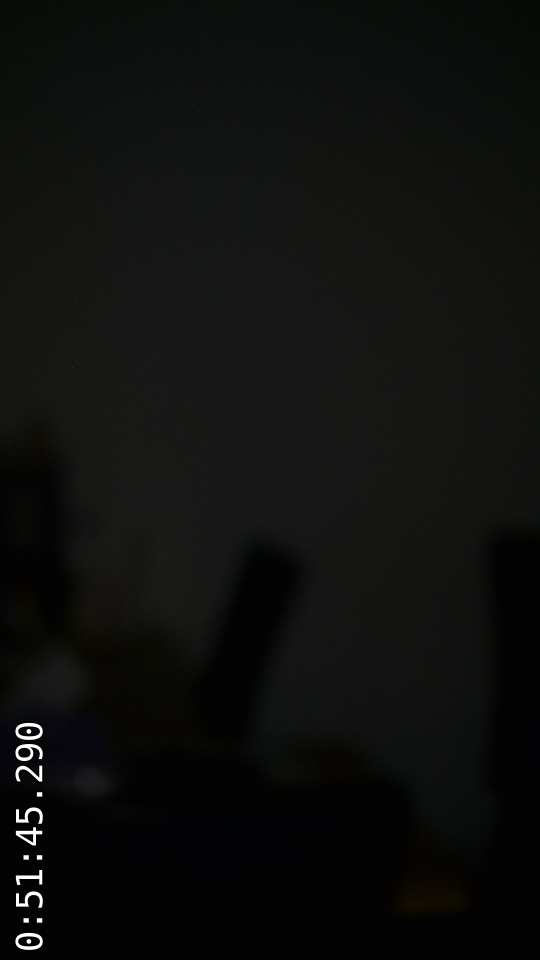
#> input picture yolo/original.jpg, 1080 x 1920 px (shown at 1/2 size)
$ python -i focus.py   (imports and definitions only)   (older library calls are emulated)
#> lines starting #> are read from the running program, lines starting #| are printed output that depends on the picture
#> further down, picture is the input picture: shape (1920, 1080, 3); mean B, G, R 13.7, 15.5, 14.5
#!/usr/bin/env python3
#
# Before running this sample
# Please ensure
# 1. you have the necessary package installed.
# ins_py36_dep.sh
# 2. icam-500 is at playing status
#
# when icam-500 is at playing at >= 5fps, there is another rtsp stream available at port 8550
# rtsp://<ip address>:8550/video
#
# version:
#  20230116: Added save png and save raw image methods.
#  20250416: Added focus position control using API, capture images at different focus positions
#  20250416: Added Laplacian focus score calculation for focus quality evaluation
#  20250416: Added time_it decorator for function execution time tracking
#  20250416: Optimized image saving performance
#  20250416: Further improved focus performance by removing unnecessary wait time
#  20250416: Added camera parameter optimization to improve read speed


import cv2
import time
import requests
import os
import numpy as np
from tqdm import trange
import csv
import matplotlib.pyplot as plt
import functools
from datetime import datetime
import threading
from queue import Queue
import concurrent.futures


def time_it(func):
    """
    函數裝飾器：記錄函數執行時間。
    Args:
        func: 被裝飾的函數
    Returns:
        包裝後的函數
    """
    @functools.wraps(func)
    def wrapper(*args, **kwargs):
        start_time = time.time()
        timestamp = datetime.now().strftime("%Y-%m-%d %H:%M:%S.%f")[:-3]
        print(f"[{timestamp}] Starting {func.__name__}")
        result = func(*args, **kwargs)
        end_time = time.time()
        execution_time = (end_time - start_time) * 1000
        timestamp = datetime.now().strftime("%Y-%m-%d %H:%M:%S.%f")[:-3]
        print(f"[{timestamp}] Completed {func.__name__}, execution time: {execution_time:.2f} milliseconds")
        return result
    return wrapper

class FocusController:
    def __init__(self):
        """
        FocusController 物件初始化。
        建立圖片儲存佇列與背景儲存線程控制旗標。
        """
        self.image_save_queue = Queue()
        self.save_thread_running = False
        self.save_thread = None

    # [90 lines left out: functions image_save_worker, set_focus_position, optimize_camera, capture_image, not called in this run]

    @time_it
    def calculate_focus_score(self, image):
        """
        同時計算圖片的 Sobel 與 Laplacian 清晰度分數，並以 Sobel 分數作為主要依據。
        Args:
            image (np.ndarray): 輸入圖片
        Returns:
            float: Sobel 對焦分數（主依據）
            float: Laplacian 對焦分數（僅供參考）
        Sobel 分數：以 Sobel 邊緣強度的方差作為清晰度指標。
        Laplacian 分數：以 Laplacian 邊緣強度的方差作為清晰度指標。
        """
        small = cv2.resize(image, (960, 540))
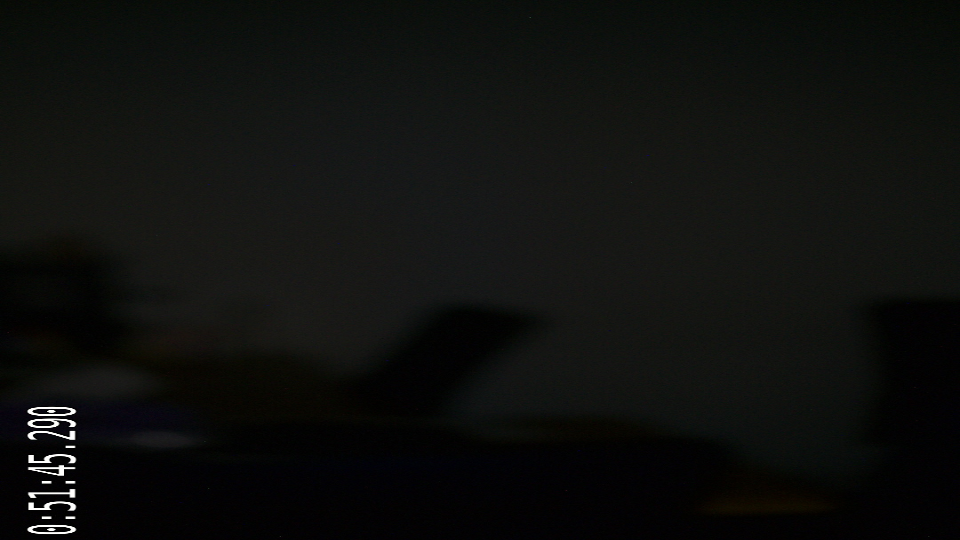
#> small: shape (540, 960, 3); mean B, G, R 13.6, 15.4, 14.4
        if len(small.shape) == 3:
            gray = cv2.cvtColor(small, cv2.COLOR_BGR2GRAY)
        else:
            gray = small
        # Sobel 清晰度分數
        sobelx = cv2.Sobel(gray, cv2.CV_32F, 1, 0, ksize=3)
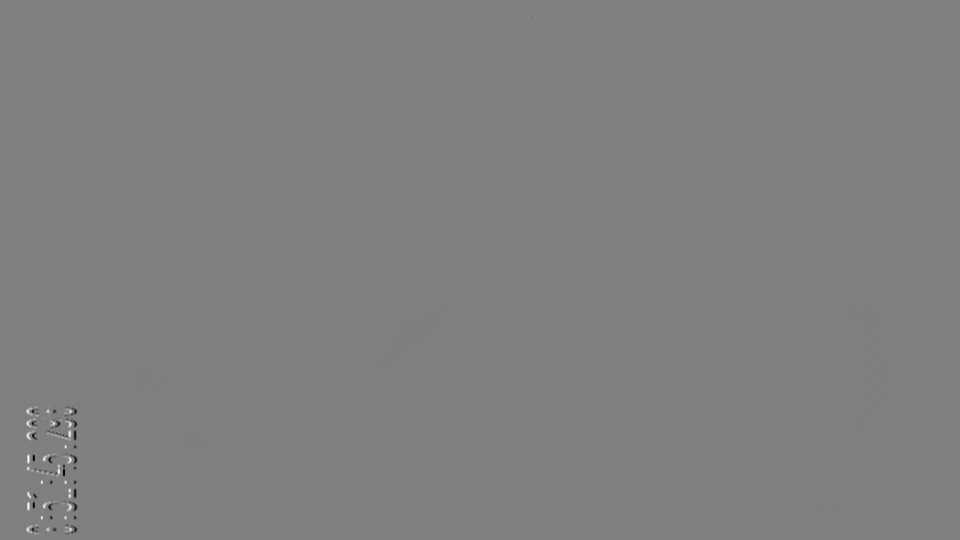
#> sobelx: shape (540, 960) float32; min -1020, max 1015, mean 0; drawn with min black and max white
        sobely = cv2.Sobel(gray, cv2.CV_32F, 0, 1, ksize=3)
        sobel = np.hypot(sobelx, sobely)
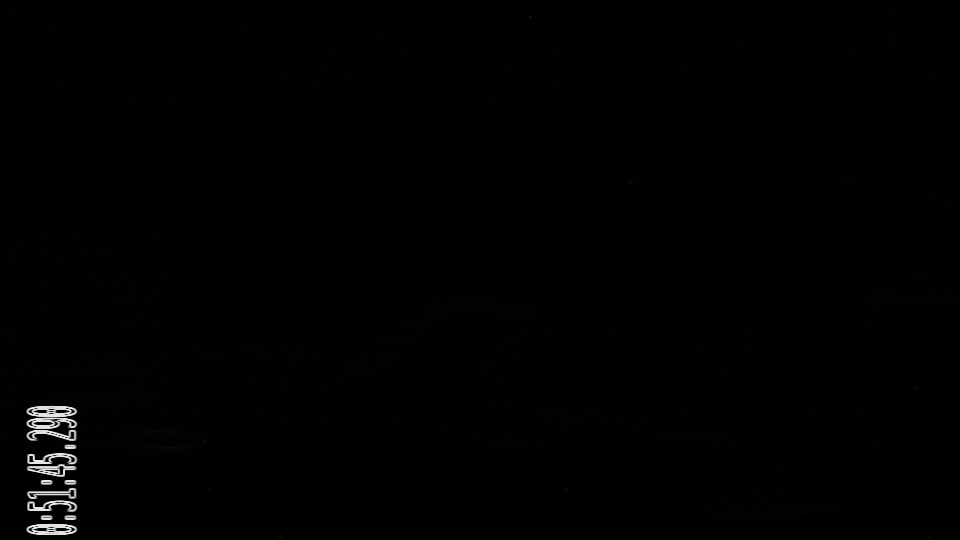
#> sobel: shape (540, 960) float32; min 0, max 1124.3, mean 10.2; drawn with min black and max white
        sobel_score = np.var(sobel)
#> sobel_score = 4044.2
        # Laplacian 清晰度分數
        laplacian = cv2.Laplacian(gray, cv2.CV_32F)
        laplacian_score = np.var(laplacian)
#> laplacian_score = 284.6
        # 僅以 sobel_score 作為主依據
        return sobel_score, laplacian_score

    # [139 lines left out: functions process_focus_step, focus_sweep, automate_focus_sweep, not called in this run]

# [4 lines not run here, left out]

>>> import cv2
>>> picture = cv2.imread('../yolo/original.jpg')
>>> result = FocusController().calculate_focus_score(picture)
#> in wrapper, `result = func(*args, **kwargs)`: result = (4044.2, 284.6)
#> result = (4044.2, 284.6)
